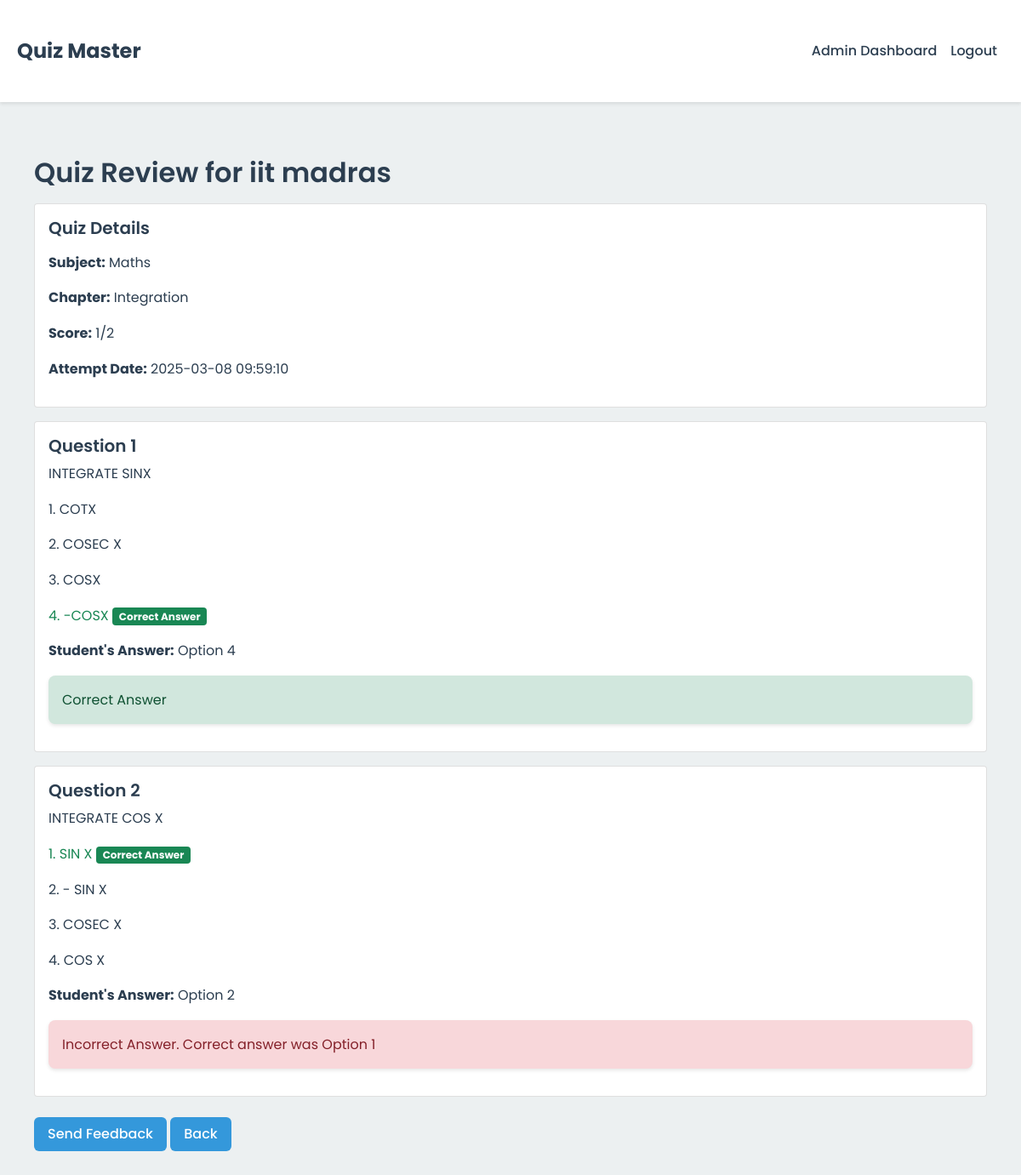
/admin/view_student_answers/1 (signed in), run on the app's committed database.
### app/models.py (models this page shows, shortened)
class User(UserMixin, db.Model):#user table
    id = db.Column(db.Integer, primary_key=True)
    username = db.Column(db.String(64), unique=True, nullable=False)
    email = db.Column(db.String(120), unique=True, nullable=False)
    password_hash = db.Column(db.String(128))
    is_admin = db.Column(db.Boolean, default=False)
    full_name = db.Column(db.String(128))
    qualification = db.Column(db.String(128))
    date_of_birth = db.Column(db.Date)
    scores = db.relationship('Score', backref='user', lazy='dynamic')
    given_feedbacks = db.relationship('Feedback', foreign_keys='[Feedback.user_id]', backref='admin', lazy='dynamic')#admin ne feedback diya
    received_feedbacks = db.relationship('Feedback', foreign_keys='[Feedback.student_id]', backref='student', lazy='dynamic')#student ne feedback receive kiya
    announcements = db.relationship('Announcement', backref='admin_user', lazy='dynamic', foreign_keys='[Announcement.admin_id]')

class Subject(db.Model):#subject table
    id = db.Column(db.Integer, primary_key=True)
    name = db.Column(db.String(100), nullable=False)
    description = db.Column(db.Text)
    chapters = db.relationship('Chapter', backref='subject', lazy='dynamic')

class Chapter(db.Model):#chapter table
    id = db.Column(db.Integer, primary_key=True)
    name = db.Column(db.String(100), nullable=False)
    description = db.Column(db.Text)
    subject_id = db.Column(db.Integer, db.ForeignKey('subject.id'), nullable=False)
    quizzes = db.relationship('Quiz', backref='chapter', lazy='dynamic')

class Score(db.Model):#score table
    id = db.Column(db.Integer, primary_key=True)
    quiz_id = db.Column(db.Integer, db.ForeignKey('quiz.id'), nullable=False)
    user_id = db.Column(db.Integer, db.ForeignKey('user.id'), nullable=False)
    time_stamp_of_attempt = db.Column(db.DateTime, default=datetime.utcnow)
    total_scored = db.Column(db.Integer, nullable=False)
    feedbacks = db.relationship('Feedback', backref='score', lazy='dynamic')
    user_answer = db.relationship('Answer', backref='student_score', lazy='dynamic', cascade="all, delete-orphan"
    )

class Question(db.Model):#question table
    id = db.Column(db.Integer, primary_key=True)
    quiz_id = db.Column(db.Integer, db.ForeignKey('quiz.id'), nullable=False)
    question_statement = db.Column(db.Text, nullable=False)
    option1 = db.Column(db.String(200), nullable=False)
    option2 = db.Column(db.String(200), nullable=False)
    option3 = db.Column(db.String(200), nullable=False)
    option4 = db.Column(db.String(200), nullable=False)
    correct_option = db.Column(db.Integer, nullable=False)

### app/routes/admin.py (the view)
@anirudh_bp.route('/view_student_answers/<int:score_id>')
@login_required
def view_student_answers(score_id):# my view student answers page
    if not current_user.is_admin:
        flash('This page is not be accesible by you.')
        return redirect(url_for('user.dashboard'))
    score = Score.query.get_or_404(score_id)
    quiz = score.quiz
    questions = Question.query.filter_by(quiz_id=quiz.id).all()
    user_answers = Answer.query.filter_by(score_id=score_id).all()
    user_answer_dict = {answer.question_id: answer.selected_option for answer in user_answers}
    return render_template('admin/view_student_answers.html', score=score, questions=questions, user_answers=user_answer_dict)

### app/models.py (called while the page is built)
@login_manager.user_loader  #user session manage karne ke liye
def load_user(id):
    return User.query.get(int(id))

### app/templates/admin/view_student_answers.html (shortened to what this page needs)
{% extends "base.html" %}
{% block content %}
<div class="container">
    <h2>Quiz Review for {{ score.user.full_name }}</h2>
    <div class="card mb-3">
        <div class="card-body">
            <h5>Quiz Details</h5>
            <p><strong>Subject:</strong> {{ score.quiz.chapter.subject.name }}</p>
            <p><strong>Chapter:</strong> {{ score.quiz.chapter.name }}</p>
            <p><strong>Score:</strong> {{ score.total_scored }}/{{ questions|length }}</p>
            <p><strong>Attempt Date:</strong> {{ score.time_stamp_of_attempt.strftime('%Y-%m-%d %H:%M:%S') }}</p>
        </div>
    </div>
    <div class="questions-review">
        {% for question in questions %}
        <div class="card mb-3">
            <div class="card-body">
                <h5 class="card-title">Question {{ loop.index }}</h5>
                <p class="card-text">{{ question.question_statement }}</p>
                <div class="options">
                    <p class="{% if question.correct_option == 1 %}text-success{% endif %}">
                        1. {{ question.option1 }}
                        {% if question.correct_option == 1 %}<span class="badge bg-success">Correct Answer</span>{% endif %}
                    </p>
                    <p class="{% if question.correct_option == 2 %}text-success{% endif %}">
                        2. {{ question.option2 }}
                    </p>
                    <p class="{% if question.correct_option == 3 %}text-success{% endif %}">
                        3. {{ question.option3 }}
                    </p>
                    <p class="{% if question.correct_option == 4 %}text-success{% endif %}">
                        4. {{ question.option4 }}
                        {% if question.correct_option == 4 %}<span class="badge bg-success">Correct Answer</span>{% endif %}
                    </p>
                </div>
                <div class="student-answer mt-3">
                    <p><strong>Student's Answer:</strong> Option {{ user_answers.get(question.id, 'Not answered') }}</p>
                    {% if user_answers.get(question.id) == question.correct_option %}
                        <div class="alert alert-success">Correct Answer</div>
                    {% else %}
                        <div class="alert alert-danger">
                            Incorrect Answer. Correct answer was Option {{ question.correct_option }}
                        </div>
                    {% endif %}
                </div>
            </div>
        </div>
        {% endfor %}
    </div>
    <div class="mt-4">
        <a href="{{ url_for('admin.send_feedback', score_id=score.id) }}" class="btn btn-primary">Send Feedback</a>
        <a href="{{ url_for('admin.student_details', student_id=score.user.id) }}" class="btn btn-primary">Back</a>
    </div>
</div>
{% endblock %}

### app/static/css/style.css (style rules this page uses)
:root { --primary-color: #2c3e50; --secondary-color: #3498db; --accent-color: #e74c3c; --background-color: #ecf0f1; --text-color: #2c3e50; --shadow: 0 2px 4px rgba(0,0,0,0.1); --transition: all 0.3s ease; }
body { font-family: 'Poppins', sans-serif; color: var(--text-color); background-color: var(--background-color); line-height: 1.6; }
.container { max-width: 1200px; margin: 0 auto; padding: 20px; }
.btn { border-radius: 6px; padding: 8px 16px; font-weight: 500; transition: var(--transition); }
.btn-primary { background-color: var(--secondary-color); border: none; }
.alert { border-radius: 8px; border: none; box-shadow: var(--shadow); }
h1, h2, h3, h4, h5, h6 { color: var(--primary-color); font-weight: 600; margin-bottom: 1rem; }

### data on the page
User: user.full_name "iit madras"
Subject: quiz.chapter.subject.name "Maths"
Chapter: quiz.chapter.name "Integration"
Score: total_scored "1", time_stamp_of_attempt "2025-03-08 09:59:10"
Question: question_statement "INTEGRATE SINX", option1 "COTX", option2 "COSEC X", option3 "COSX", option4 "-COSX", shows "Correct Answer", get "4"
Question: question_statement "INTEGRATE COS X", option1 "SIN X", shows "Correct Answer", option2 "- SIN X", option3 "COSEC X", option4 "COS X", get "2", correct_option "1"

### other printed values
{{ questions|length }} "2"
